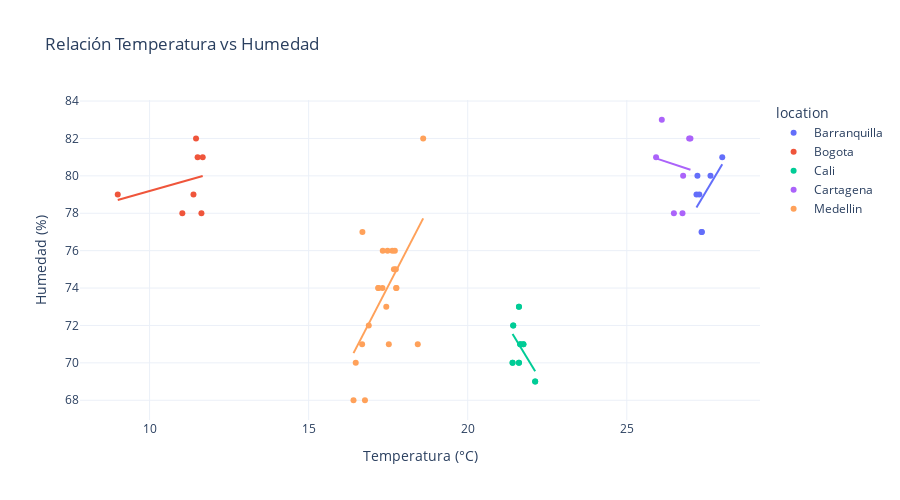

The notebook cell saved with this chart:
### Code cell
%pip install -q statsmodels

# Scatter plots de las correlaciones más interesantes
if 'temperature_C' in df.columns and 'humidity_percent' in df.columns:
    fig = px.scatter(df, x='temperature_C', y='humidity_percent', color='location',
                     title='Relación Temperatura vs Humedad',
                     labels={'temperature_C': 'Temperatura (°C)', 
                            'humidity_percent': 'Humedad (%)'},
                     trendline='ols',
                     template='plotly_white')
    fig.update_layout(height=500)
    fig.show()

### Figure 1 — Plotly figure (JSON) as saved in the notebook; plotly's stock layout.template omitted (floating-point values rounded to 4 significant figures)
{"data": [{"hovertemplate": "location=Barranquilla<br>Temperatura (°C)=%{x}<br>Humedad (%)=%{y}<extra></extra>", "legendgroup": "Barranquilla", "marker": {"color": "#636efa", "symbol": "circle"}, "mode": "markers", "name": "Barranquilla", "orientation": "v", "showlegend": true, "type": "scatter", "x": [28.0, 27.63, 27.22, 27.19, 27.36, 27.35, 27.28], "xaxis": "x", "y": [81, 80, 80, 79, 77, 77, 79], "yaxis": "y"}, {"hovertemplate": "<b>OLS trendline</b><br>humidity_percent = 2.85804 * temperature_C + 0.595791<br>R<sup>2</sup>=0.291928<br><br>location=Barranquilla<br>Temperatura (°C)=%{x}<br>Humedad (%)=%{y} <b>(trend)</b><extra></extra>", "legendgroup": "Barranquilla", "marker": {"color": "#636efa", "symbol": "circle"}, "mode": "lines", "name": "Barranquilla", "showlegend": false, "type": "scatter", "x": [27.19, 27.22, 27.28, 27.35, 27.36, 27.63, 28.0], "xaxis": "x", "y": [78.31, 78.39, 78.56, 78.76, 78.79, 79.56, 80.62], "yaxis": "y"}, {"hovertemplate": "location=Bogota<br>Temperatura (°C)=%{x}<br>Humedad (%)=%{y}<extra></extra>", "legendgroup": "Bogota", "marker": {"color": "#EF553B", "symbol": "circle"}, "mode": "markers", "name": "Bogota", "orientation": "v", "showlegend": true, "type": "scatter", "x": [9.0, 11.03, 11.51, 11.67, 11.63, 11.38, 11.46], "xaxis": "x", "y": [79, 78, 81, 81, 78, 79, 82], "yaxis": "y"}, {"hovertemplate": "<b>OLS trendline</b><br>humidity_percent = 0.480713 * temperature_C + 74.3797<br>R<sup>2</sup>=0.080831<br><br>location=Bogota<br>Temperatura (°C)=%{x}<br>Humedad (%)=%{y} <b>(trend)</b><extra></extra>", "legendgroup": "Bogota", "marker": {"color": "#EF553B", "symbol": "circle"}, "mode": "lines", "name": "Bogota", "showlegend": false, "type": "scatter", "x": [9.0, 11.03, 11.38, 11.46, 11.51, 11.63, 11.67], "xaxis": "x", "y": [78.71, 79.68, 79.85, 79.89, 79.91, 79.97, 79.99], "yaxis": "y"}, {"hovertemplate": "location=Cali<br>Temperatura (°C)=%{x}<br>Humedad (%)=%{y}<extra></extra>", "legendgroup": "Cali", "marker": {"color": "#00cc96", "symbol": "circle"}, "mode": "markers", "name": "Cali", "orientation": "v", "showlegend": true, "type": "scatter", "x": [22.12, 21.61, 21.41, 21.65, 21.75, 21.43, 21.61, 22.12, 21.61, 21.41, 21.65, 21.75, 21.43, 21.61], "xaxis": "x", "y": [69, 70, 70, 71, 71, 72, 73, 69, 70, 70, 71, 71, 72, 73], "yaxis": "y"}, {"hovertemplate": "<b>OLS trendline</b><br>humidity_percent = -2.81116 * temperature_C + 131.731<br>R<sup>2</sup>=0.247456<br><br>location=Cali<br>Temperatura (°C)=%{x}<br>Humedad (%)=%{y} <b>(trend)</b><extra></extra>", "legendgroup": "Cali", "marker": {"color": "#00cc96", "symbol": "circle"}, "mode": "lines", "name": "Cali", "showlegend": false, "type": "scatter", "x": [21.41, 21.41, 21.43, 21.43, 21.61, 21.61, 21.61, 21.61, 21.65, 21.65, 21.75, 21.75, 22.12, 22.12], "xaxis": "x", "y": [71.54, 71.54, 71.49, 71.49, 70.98, 70.98, 70.98, 70.98, 70.87, 70.87, 70.59, 70.59, 69.55, 69.55], "yaxis": "y"}, {"hovertemplate": "location=Cartagena<br>Temperatura (°C)=%{x}<br>Humedad (%)=%{y}<extra></extra>", "legendgroup": "Cartagena", "marker": {"color": "#ab63fa", "symbol": "circle"}, "mode": "markers", "name": "Cartagena", "orientation": "v", "showlegend": true, "type": "scatter", "x": [27.0, 26.96, 26.1, 25.92, 26.48, 26.75, 26.77], "xaxis": "x", "y": [82, 82, 83, 81, 78, 78, 80], "yaxis": "y"}, {"hovertemplate": "<b>OLS trendline</b><br>humidity_percent = -0.560179 * temperature_C + 95.4546<br>R<sup>2</sup>=0.014038<br><br>location=Cartagena<br>Temperatura (°C)=%{x}<br>Humedad (%)=%{y} <b>(trend)</b><extra></extra>", "legendgroup": "Cartagena", "marker": {"color": "#ab63fa", "symbol": "circle"}, "mode": "lines", "name": "Cartagena", "showlegend": false, "type": "scatter", "x": [25.92, 26.1, 26.48, 26.75, 26.77, 26.96, 27.0], "xaxis": "x", "y": [80.93, 80.83, 80.62, 80.47, 80.46, 80.35, 80.33], "yaxis": "y"}, {"hovertemplate": "location=Medellin<br>Temperatura (°C)=%{x}<br>Humedad (%)=%{y}<extra></extra>", "legendgroup": "Medellin", "marker": {"color": "#FFA15A", "symbol": "circle"}, "mode": "markers", "name": "Medellin", "orientation": "v", "showlegend": true, "type": "scatter", "x": [18.6, 17.75, 17.68, 17.63, 17.19, 17.32, 17.33, 17.76, 17.74, 17.71, 17.19, 17.44, 17.48, 16.69, 18.43, 17.52, 16.89, 16.48, 16.77, 16.41, 16.68], "xaxis": "x", "y": [82, 74, 75, 76, 74, 74, 76, 74, 75, 76, 74, 73, 76, 77, 71, 71, 72, 70, 68, 68, 71], "yaxis": "y"}, {"hovertemplate": "<b>OLS trendline</b><br>humidity_percent = 3.2901 * temperature_C + 16.5301<br>R<sup>2</sup>=0.347563<br><br>location=Medellin<br>Temperatura (°C)=%{x}<br>Humedad (%)=%{y} <b>(trend)</b><extra></extra>", "legendgroup": "Medellin", "marker": {"color": "#FFA15A", "symbol": "circle"}, "mode": "lines", "name": "Medellin", "showlegend": false, "type": "scatter", "x": [16.41, 16.48, 16.68, 16.69, 16.77, 16.89, 17.19, 17.19, 17.32, 17.33, 17.44, 17.48, 17.52, 17.63, 17.68, 17.71, 17.74, 17.75, 17.76, 18.43, 18.6], "xaxis": "x", "y": [70.52, 70.75, 71.41, 71.44, 71.71, 72.1, 73.09, 73.09, 73.51, 73.55, 73.91, 74.04, 74.17, 74.53, 74.7, 74.8, 74.9, 74.93, 74.96, 77.17, 77.73], "yaxis": "y"}], "layout": {"height": 500, "legend": {"title": {"text": "location"}, "tracegroupgap": 0}, "title": {"text": "Relación Temperatura vs Humedad"}, "xaxis": {"anchor": "y", "domain": [0, 1], "title": {"text": "Temperatura (°C)"}}, "yaxis": {"anchor": "x", "domain": [0, 1], "title": {"text": "Humedad (%)"}}}}
